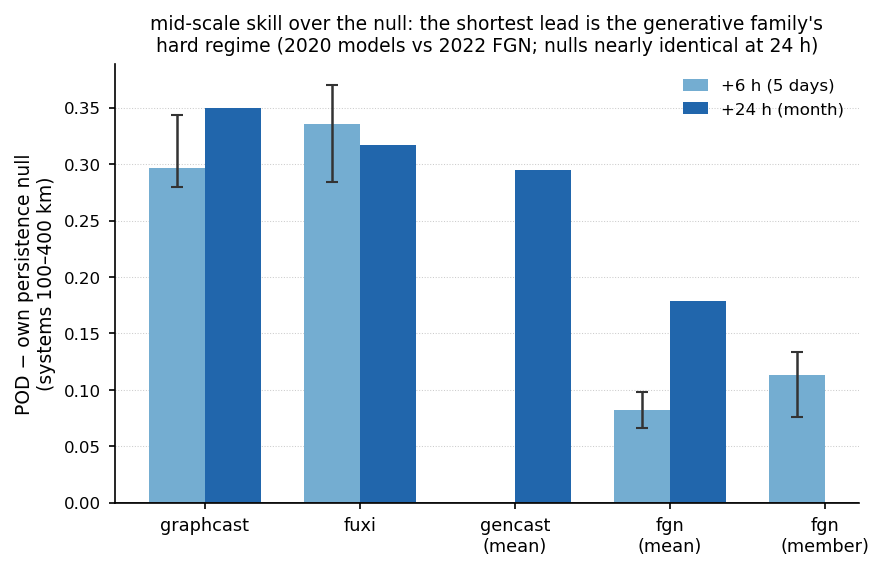

This chart was generated by the following Python code:
"""fig_margins_leads.png: mid-scale (100-400 km) POD margin over each
model's own persistence null, +6 h (5 August days, mean with day-to-day
range) vs +24 h (month-pooled). The lead-dependence of the generative
family, in one picture. Reads multiday_margins.csv + margins_24h.csv."""
from pathlib import Path

import matplotlib

matplotlib.use("Agg")
import matplotlib.pyplot as plt
import numpy as np
import pandas as pd

REPO = Path("/glade/u/home/sabramian/LatentSky")
OUT = REPO / "wb2_benchmark"
plt.style.use(str(REPO / "docs" / "latentsky.mplstyle"))

d6 = pd.read_csv(OUT / "multiday_margins.csv")
d24 = pd.read_csv(OUT / "margins_24h.csv")
d24 = d24[d24.band == "mid100-400"].set_index("model").margin

MODELS = [("graphcast", "graphcast", "graphcast"),
          ("fuxi", "fuxi", "fuxi"),
          ("gencast\n(mean)", None, "gencast"),
          ("fgn\n(mean)", "fgn-mean", "fgn"),
          ("fgn\n(member)", "fgn-member", None)]
x = np.arange(len(MODELS))
w = 0.36
fig, ax = plt.subplots(figsize=(6.4, 3.8))
for k, (label, m6, m24) in enumerate(MODELS):
    if m6 is not None:
        g = d6[d6.model == m6].margin
        ax.bar(k - w / 2, g.mean(), w, color="#74add1", label="+6 h (5 days)"
               if k == 0 else None)
        ax.errorbar(k - w / 2, g.mean(),
                    yerr=[[g.mean() - g.min()], [g.max() - g.mean()]],
                    fmt="none", ecolor="0.2", lw=1.2, capsize=3)
    if m24 is not None:
        ax.bar(k + w / 2, d24[m24], w, color="#2166ac",
               label="+24 h (month)" if k == 0 else None)
ax.axhline(0, color="0.3", lw=0.9)
ax.set_xticks(x)
ax.set_xticklabels([m[0] for m in MODELS], fontsize=8.5)
ax.set_ylabel("POD − own persistence null\n(systems 100–400 km)")
ax.grid(True, axis="y", ls=":", lw=0.5, color="0.8")
ax.set_axisbelow(True)
ax.legend(frameon=False, fontsize=8)
ax.set_title("mid-scale skill over the null: the shortest lead is the "
             "generative family's\nhard regime (2020 models vs 2022 FGN; "
             "nulls nearly identical at 24 h)", fontsize=9)
fig.savefig(OUT / "fig_margins_leads.png", dpi=150, bbox_inches="tight")
print("saved fig_margins_leads.png")
